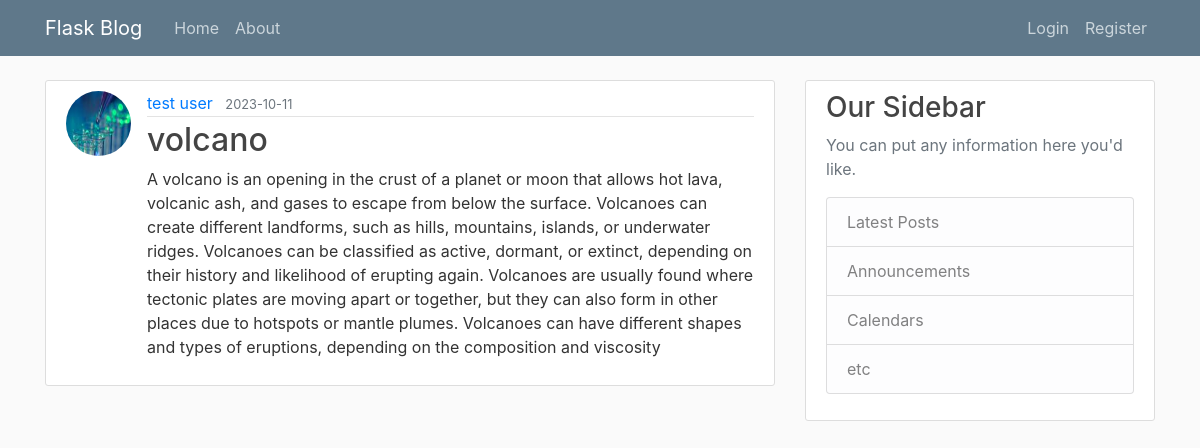
/post/6, run on the app's committed database.
### flaskblog1/models.py (models this page shows, shortened)
class User(db.Model, UserMixin):
    id = db.Column(db.Integer, primary_key=True)
    username = db.Column(db.String(20), unique=True, nullable=False)
    email = db.Column(db.String(120), unique=True, nullable=False)
    image_file = db.Column(db.String(20), nullable=False, default='default.jpg')
    password = db.Column(db.String(60), nullable=False)
    posts = db.relationship('Post', backref='author', lazy=True)

class Post(db.Model):
    id = db.Column(db.Integer, primary_key=True)
    title = db.Column(db.String(100), nullable=False)
    date_posted = db.Column(db.DateTime, nullable=False, default=datetime.utcnow)
    content = db.Column(db.Text, nullable=False)
    user_id = db.Column(db.Integer, db.ForeignKey('user.id'), nullable=False)

### flaskblog1/posts/routes.py (the view)
@posts.route("/post/<int:post_id>")
def post(post_id):
    post = Post.query.get_or_404(post_id)
    return render_template('post.html', title=post.title, post=post)

### flaskblog1/templates/post.html (shortened to what this page needs)
{% extends "layout.html" %}
{% block content %}
  <article class="media content-section">
    <img class="rounded-circle article-img" src="{{ url_for('static', filename='profile_pics/' + post.author.image_file) }}">
    <div class="media-body">
      <div class="article-metadata">
        <a class="mr-2" href="#">{{ post.author.username }}</a>
        <small class="text-muted">{{ post.date_posted.strftime('%Y-%m-%d') }}</small>
      </div>
      <h2 class="article-title">{{ post.title }}</h2>
      <p class="article-content">{{ post.content }}</p>
    </div>
  </article>
{% endblock content %}

### flaskblog1/static/main.css (style rules this page uses)
body { background: #fafafa; color: #333333; margin-top: 5rem; }
h1, h2, h3, h4, h5, h6 { color: #444444; }
.content-section { background: #ffffff; padding: 10px 20px; border: 1px solid #dddddd; border-radius: 3px; margin-bottom: 20px; }
.article-title { color: #444444; }
.article-content { white-space: pre-line; }
.article-img { height: 65px; width: 65px; margin-right: 16px; }
.article-metadata { padding-bottom: 1px; margin-bottom: 4px; border-bottom: 1px solid #e3e3e3 }

### data on the page
User: image_file (picture), author.username "test user"
Post: date_posted "2023-10-11", title "volcano", content "A volcano is an opening in the crust of a planet or moon that allows hot lava, volcanic ash, and gases to escape from below the surface. Volcanoes can create different landforms, such as hills, mountains, islands, or underwater ridges. Volcanoes can be classified as active, dormant, or extinct, depending on their history and likelihood of erupting again. Volcanoes are usually found where tectonic plates are moving apart or together, but they can also form in other places due to hotspots or mantle plumes. Volcanoes can have different shapes and types of eruptions, depending on the composition and viscosity"
